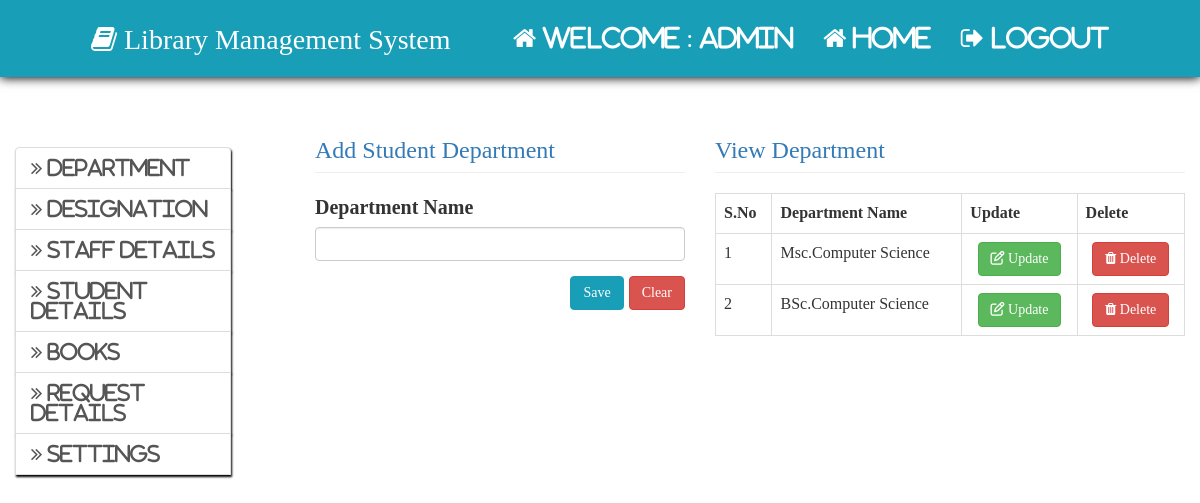
Before: /admin/add_dep.php (signed in) with the older database file.
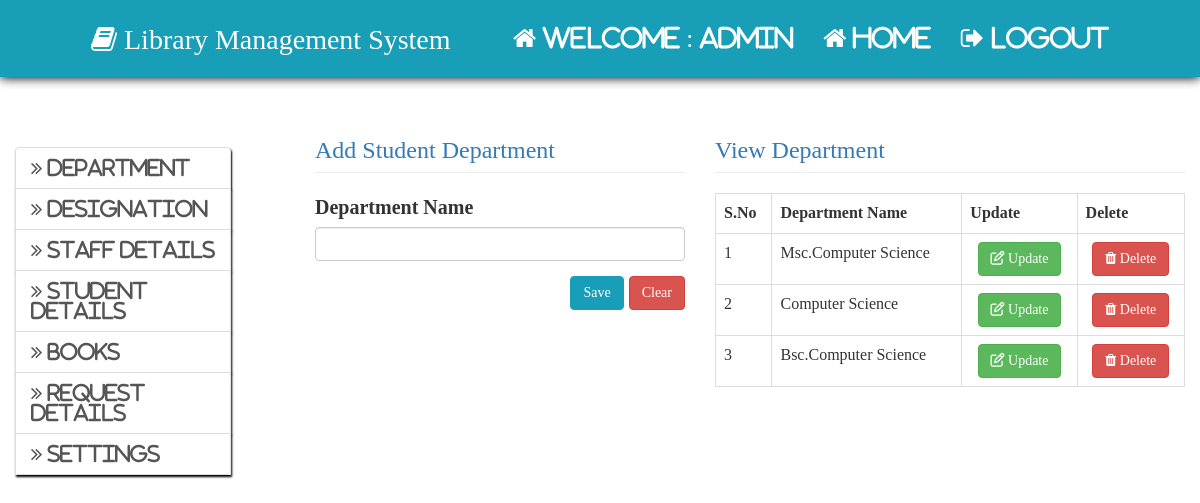
After: the same page with the newer database file.
### tables this page shows
CREATE TABLE `department` (
  `did` int(11) NOT NULL AUTO_INCREMENT,
  `dname` varchar(150) NOT NULL,
  PRIMARY KEY (`did`)
);

### admin/add_dep.php (the view, shortened to what this page needs)
<?php
	include"../include/config.php";
?>
<html>
	<head>
		<?php
			include"../include/head.php";
		?>
	</head>
	<body>
		<?php include"admin_home_nav.php";?>
		<div class="col-md-3" style="margin-top:50px">
			<?php
				include"admin_sidenav.php";
			?>
		</div>
		<div class="col-md-4">
			<form method="post" action="<?php echo $_SERVER["PHP_SELF"];?>">
				<h3 class="page-header text-primary">Add Student Department</h3>
				<div class="form-group">
					<label>Department Name</label>
					<input type="text" class="form-control"  name="dname">
				</div>
				<div class="form-group pull-right">
					<input type="submit" name="save" value="Save" class="btn btn-primary">
					<input type="submit" value="Clear" class="btn btn-danger">
				</div>
			</form>
		</div>
		<div class="col-md-5">
			<h3 class="page-header text-primary">View Department</h3>
			<table class="table table-bordered">
				<tr>
					<th>S.No</th>
					<th>Department Name</th>
					<th>Update</th>
					<th>Delete</th>
				</tr>
				<?php
					$sql="select * from department";
					$res=$con->query($sql);
					if($res->num_rows>0)
					{
						$i=1;
						while($row=$res->fetch_assoc())
						{
							echo"<tr>";
								echo"<td>{$i}</td>";
								echo"<td>{$row["dname"]}</td>";
								echo"<td><center><a href='update_dep.php?id=$row[did]' class='btn btn-success'><span class='fa fa-edit'></span> Update</a></center></td>";
								echo"<td><center><a href='delete_dep.php?id=$row[did]' class='btn btn-danger'> <span class='fa fa-trash'></span> Delete</a></center></td>";
								$i++;
							echo"</tr>";
						}
					}
				?>
			</table>
		</div>
	</body>
</html>

Changed rows visible on the page:
removed department: dname "BSc.Computer Science"
added department: dname "Computer Science"
added department: dname "Bsc.Computer Science"
